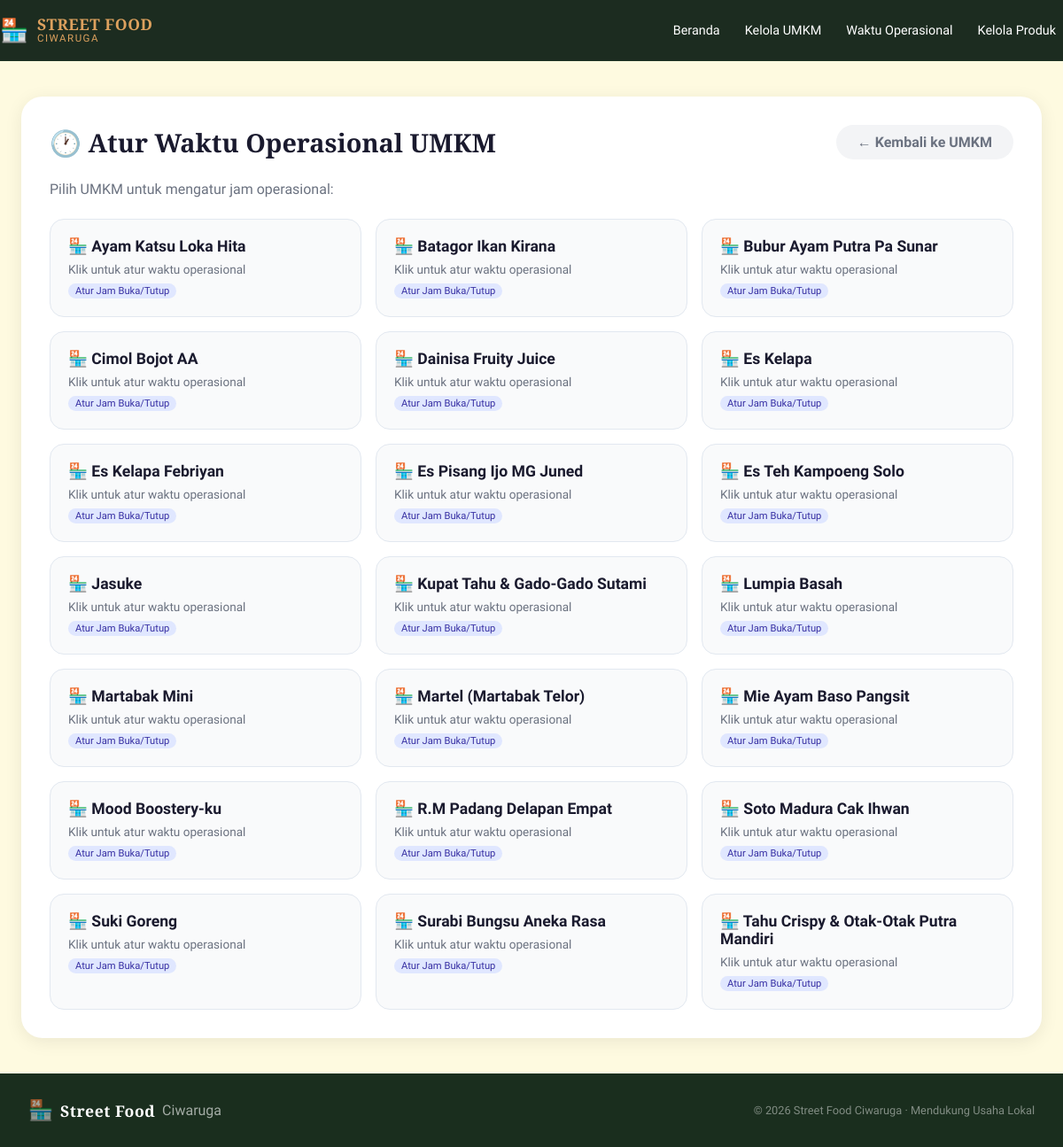
The app's page /waktu_operasional.php with its own data.
### tables this page shows
CREATE TABLE `umkm` (
  `id_umkm` int(11) NOT NULL,
  `nama_umkm` varchar(100) NOT NULL,
  `lokasi` text NOT NULL,
  `foto` varchar(255) DEFAULT NULL,
  `nomor_kontak` varchar(20) DEFAULT NULL,
  `status_halal` enum('Halal Bersertifikat','Halal Belum Bersertifikat','Non-Halal') NOT NULL,
  `no_sertifikat` varchar(100) DEFAULT NULL,
  `lembaga_penerbit` varchar(100) DEFAULT NULL,
  `tanggal_terbit` date DEFAULT NULL
);

### waktu_operasional.php (the view, shortened to what this page needs)
<?php
require_once 'koneksi.php';
$id_umkm = isset($_GET['id_umkm']) ? (int)$_GET['id_umkm'] : 0;
if ($id_umkm <= 0) {
    $queryUmkm = "SELECT id_umkm, nama_umkm FROM umkm ORDER BY nama_umkm";
    $resultUmkm = mysqli_query($koneksi, $queryUmkm);
    $showSelection = true;
}
?>
<!DOCTYPE html>
<html lang="id">
<head>
  <link rel="stylesheet" href="style.css">
</head>
<body>
  <header class="navbar">
    <div class="nav-inner">
      <div class="brand">
        <span class="brand-icon">🏪</span>
        <div class="brand-text">
          <span class="brand-name">STREET FOOD</span>
          <span class="brand-sub">Ciwaruga</span>
        </div>
      </div>
      <nav class="nav-links">
        <a href="index.php">Beranda</a>
        <a href="umkm.php">Kelola UMKM</a>
        <a href="waktu_operasional.php">Waktu Operasional</a>
        <a href="produk.php">Kelola Produk</a>
      </nav>
    </div>
  </header>
  <div class="container">
    <?php if ($showSelection): ?>
    <div class="card">
      <div class="header-section">
        <h1>🕐 Atur Waktu Operasional UMKM</h1>
        <a href="umkm.php" class="btn-secondary">← Kembali ke UMKM</a>
      </div>
      <p style="margin-bottom: 20px; color: #6b7280;">Pilih UMKM untuk mengatur jam operasional:</p>
      <div class="umkm-grid">
        <?php while ($umkm = mysqli_fetch_assoc($resultUmkm)): ?>
        <a href="waktu_operasional.php?id_umkm=<?= $umkm['id_umkm'] ?>" class="umkm-card">
          <h3>🏪 <?= htmlspecialchars($umkm['nama_umkm']) ?></h3>
          <p>Klik untuk atur waktu operasional</p>
          <span class="badge">Atur Jam Buka/Tutup</span>
        </a>
        <?php endwhile; ?>
      </div>
    </div>
    <?php endif; ?>
  </div>
  <footer class="footer">
    <div class="footer-inner">
      <div class="footer-brand">
        <span class="brand-icon">🏪</span>
        <span class="brand-name"> Street Food</span> Ciwaruga
      </div>
      <p class="footer-copy">© 2026 Street Food Ciwaruga · Mendukung Usaha Lokal</p>
    </div>
  </footer>
</body>
</html>

### style.css (style rules this page uses)
*, *::before, *::after { box-sizing: border-box; margin: 0; padding: 0; }
:root { --hijau:#2e6b4f; --hijau-muda:#52b788; --hijau-terang:#95d5b2; --krem:#fefae0; --kuning:#dda15e; --coklat:#bc6c25; --putih:#ffffff; --abu:#6b7280; --gelap:#1a2e1e; --radius-sm: 8px; --radius-md: 16px; --radius-lg: 24px; --radius-xl: 40px; --shadow-sm: 0 2px 8px rgba(45,106,79,.10); --shadow-md: 0 6px 24px rgba(45,106,79,.15); --shadow-lg: 0 16px 48px rgba(45,106,79,.20); }
html { scroll-behavior: smooth; }
body { font-family: 'Plus Jakarta Sans', sans-serif; background: var(--krem); color: var(--hijau-terang); overflow-x:visible; }
.navbar { position:relative; top: 0; z-index: 100; background: rgba(9, 27, 16, 0.92); backdrop-filter: blur(12px); border-bottom: 1px solid rgba(45,106,79,.12); }
.nav-inner { max-width: 1200px; margin: auto; padding: 0px; height: 68px; display: flex; align-items: center; gap: 8px; }
.brand { display: flex; align-items: center; gap: 10px; text-decoration: none; flex-shrink: 0; }
.brand-icon { font-size: 1.6rem; }
.brand-text { display: flex; flex-direction: column; line-height: 1.1; }
.brand-name { font-family: 'Playfair Display', serif; font-weight: 900; font-size: 1.1rem; color: var(--kuning); letter-spacing: .5px; }
.brand-sub { font-size: .72rem; font-weight: 500; color: var(--kuning); letter-spacing: 1.5px; text-transform: uppercase; }
.nav-links { display: flex; gap: 28px; margin-left: auto; }
.nav-links a { text-decoration: none; font-size: .9rem; font-weight: 500; color: var(--putih); transition: color .2s; }
.footer { background: var(--gelap); color: rgba(255,255,255,.6); }
.footer-inner { max-width: 1200px; margin:0 auto; padding: 28px 32px; display: flex; align-items: center; justify-content: space-between; }
.footer .brand-name { color: var(--putih); }
.footer .brand-icon { font-size: 1.4rem; }
.footer-brand { display: flex; align-items: center; gap: 8px; }
.footer-copy { font-size: .8rem; color: rgba(255,255,255,.45); }

### waktu_operasional.php (style rules this page uses)
.container { max-width: 1200px; margin: 40px auto; padding: 0 24px; }
.card { background: white; border-radius: 24px; padding: 32px; box-shadow: 0 4px 20px rgba(0, 0, 0, 0.08); }
.header-section { display: flex; justify-content: space-between; align-items: center; margin-bottom: 24px; flex-wrap: wrap; gap: 16px; }
.header-section h1 { font-family: 'Playfair Display', serif; color: #1a1a2e; font-size: 1.8rem; }
.btn-secondary { background: #f3f4f6; color: #6b7280; padding: 10px 24px; border-radius: 40px; text-decoration: none; font-weight: 600; transition: all 0.2s; display: inline-flex; align-items: center; gap: 8px; border: none; cursor: pointer; }
.umkm-grid { display: grid; grid-template-columns: repeat(auto-fill, minmax(280px, 1fr)); gap: 16px; margin-top: 24px; }
.umkm-card { background: #f9fafb; border-radius: 16px; padding: 20px; transition: all 0.2s; border: 1px solid #e2e8f0; text-decoration: none; display: block; }
.umkm-card h3 { color: #1a1a2e; font-size: 1.1rem; margin-bottom: 8px; }
.umkm-card p { color: #6b7280; font-size: 0.85rem; }
.badge { display: inline-block; padding: 2px 8px; border-radius: 12px; font-size: 0.7rem; background: #e0e7ff; color: #3730a3; margin-top: 8px; }

### records on screen
umkm: nama_umkm "Ayam Katsu Loka Hita"
umkm: nama_umkm "Batagor Ikan Kirana"
umkm: nama_umkm "Bubur Ayam Putra Pa Sunar"
umkm: nama_umkm "Cimol Bojot AA"
umkm: nama_umkm "Dainisa Fruity Juice"
umkm: nama_umkm "Es Kelapa"
umkm: nama_umkm "Es Kelapa Febriyan"
umkm: nama_umkm "Es Pisang Ijo MG Juned"
umkm: nama_umkm "Es Teh Kampoeng Solo"
umkm: nama_umkm "Jasuke"
umkm: nama_umkm "Kupat Tahu & Gado-Gado Sutami"
umkm: nama_umkm "Lumpia Basah"
umkm: nama_umkm "Martabak Mini"
umkm: nama_umkm "Martel (Martabak Telor)"
umkm: nama_umkm "Mie Ayam Baso Pangsit"
umkm: nama_umkm "Mood Boostery-ku"
umkm: nama_umkm "R.M Padang Delapan Empat"
umkm: nama_umkm "Soto Madura Cak Ihwan"
umkm: nama_umkm "Suki Goreng"
umkm: nama_umkm "Surabi Bungsu Aneka Rasa"
umkm: nama_umkm "Tahu Crispy & Otak-Otak Putra Mandiri"
